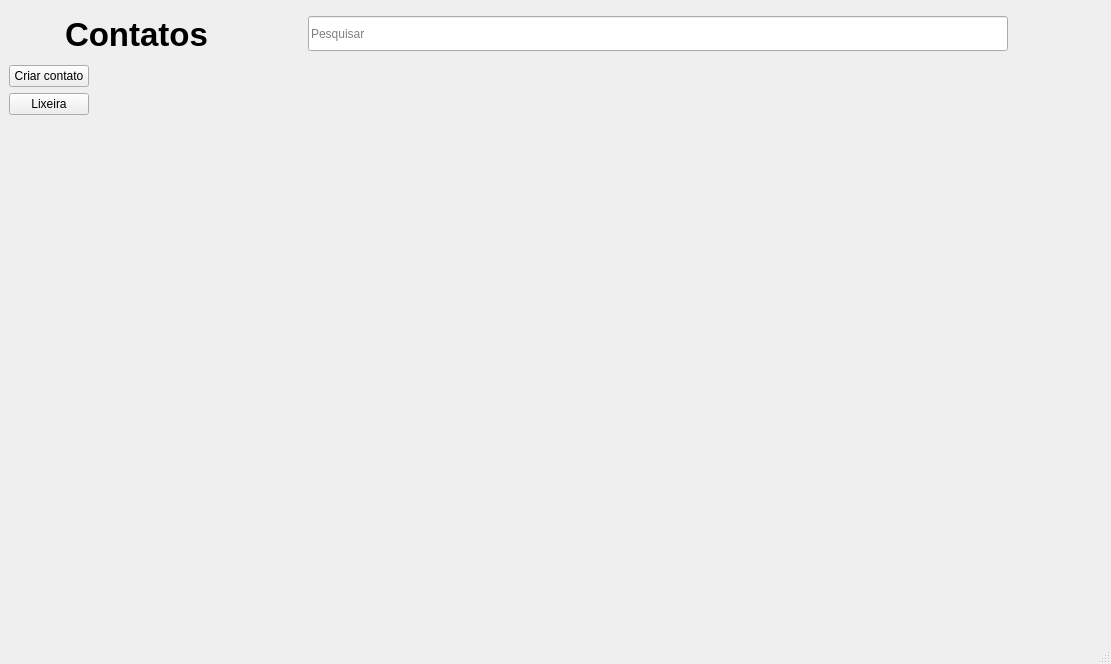
<?xml version="1.0" encoding="UTF-8"?>
<ui version="4.0">
 <class>MainWindow</class>
 <widget class="QMainWindow" name="MainWindow">
  <property name="geometry">
   <rect>
    <x>0</x>
    <y>0</y>
    <width>1111</width>
    <height>664</height>
   </rect>
  </property>
  <property name="windowTitle">
   <string>MainWindow</string>
  </property>
  <property name="tabShape">
   <enum>QTabWidget::Rounded</enum>
  </property>
  <widget class="QWidget" name="centralwidget">
   <layout class="QVBoxLayout" name="verticalLayout_2">
    <item>
     <layout class="QHBoxLayout" name="horizontalLayout">
      <item>
       <widget class="QLabel" name="label">
        <property name="sizePolicy">
         <sizepolicy hsizetype="Fixed" vsizetype="Fixed">
          <horstretch>0</horstretch>
          <verstretch>0</verstretch>
         </sizepolicy>
        </property>
        <property name="minimumSize">
         <size>
          <width>50</width>
          <height>50</height>
         </size>
        </property>
        <property name="maximumSize">
         <size>
          <width>50</width>
          <height>50</height>
         </size>
        </property>
        <property name="text">
         <string/>
        </property>
        <property name="pixmap">
         <pixmap>../assets/icons/contatos.png</pixmap>
        </property>
        <property name="scaledContents">
         <bool>true</bool>
        </property>
        <property name="alignment">
         <set>Qt::AlignCenter</set>
        </property>
       </widget>
      </item>
      <item>
       <widget class="QLabel" name="label_2">
        <property name="font">
         <font>
          <pointsize>25</pointsize>
          <bold>true</bold>
         </font>
        </property>
        <property name="text">
         <string>Contatos</string>
        </property>
       </widget>
      </item>
      <item>
       <spacer name="horizontalSpacer">
        <property name="orientation">
         <enum>Qt::Horizontal</enum>
        </property>
        <property name="sizeHint" stdset="0">
         <size>
          <width>10</width>
          <height>20</height>
         </size>
        </property>
       </spacer>
      </item>
      <item>
       <widget class="QLineEdit" name="pesquisar">
        <property name="sizePolicy">
         <sizepolicy hsizetype="Preferred" vsizetype="Fixed">
          <horstretch>0</horstretch>
          <verstretch>0</verstretch>
         </sizepolicy>
        </property>
        <property name="minimumSize">
         <size>
          <width>700</width>
          <height>35</height>
         </size>
        </property>
        <property name="placeholderText">
         <string>Pesquisar</string>
        </property>
       </widget>
      </item>
      <item>
       <spacer name="horizontalSpacer_2">
        <property name="orientation">
         <enum>Qt::Horizontal</enum>
        </property>
        <property name="sizeHint" stdset="0">
         <size>
          <width>10</width>
          <height>20</height>
         </size>
        </property>
       </spacer>
      </item>
     </layout>
    </item>
    <item>
     <layout class="QHBoxLayout" name="horizontalLayout_2">
      <item>
       <layout class="QVBoxLayout" name="verticalLayout">
        <item>
         <widget class="QPushButton" name="criar_contato">
          <property name="text">
           <string>Criar contato</string>
          </property>
          <property name="icon">
           <iconset>
            <normaloff>../assets/icons/plus.png</normaloff>../assets/icons/plus.png</iconset>
          </property>
          <property name="iconSize">
           <size>
            <width>30</width>
            <height>30</height>
           </size>
          </property>
          <property name="flat">
           <bool>false</bool>
          </property>
         </widget>
        </item>
        <item>
         <widget class="QPushButton" name="lixeira">
          <property name="text">
           <string>Lixeira</string>
          </property>
          <property name="icon">
           <iconset>
            <normaloff>../assets/icons/trash.png</normaloff>../assets/icons/trash.png</iconset>
          </property>
          <property name="iconSize">
           <size>
            <width>30</width>
            <height>30</height>
           </size>
          </property>
          <property name="flat">
           <bool>false</bool>
          </property>
         </widget>
        </item>
        <item>
         <spacer name="verticalSpacer">
          <property name="orientation">
           <enum>Qt::Vertical</enum>
          </property>
          <property name="sizeHint" stdset="0">
           <size>
            <width>20</width>
            <height>40</height>
           </size>
          </property>
         </spacer>
        </item>
       </layout>
      </item>
      <item>
       <widget class="QStackedWidget" name="stackedWidget"/>
      </item>
     </layout>
    </item>
   </layout>
  </widget>
  <widget class="QMenuBar" name="menubar">
   <property name="geometry">
    <rect>
     <x>0</x>
     <y>0</y>
     <width>1111</width>
     <height>23</height>
    </rect>
   </property>
  </widget>
  <widget class="QStatusBar" name="statusbar"/>
 </widget>
 <resources/>
 <connections/>
</ui>
